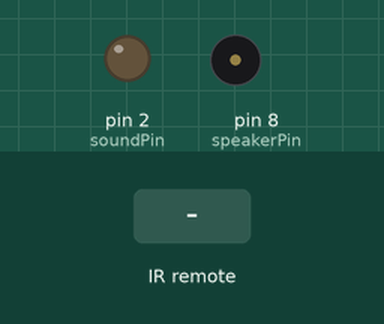
The sketch below on a simulated Arduino Uno, built with avr-gcc and run on an emulated ATmega328P. Parts: output pins drawn as LEDs (lit = HIGH), buzzer (waves = sounding). The inputs (shaded band) are chosen by the test bench. Random numbers use the default seed unless the sketch sets one.

Above: at 1.2 s.
1.3 s: infrared code 0xFFA857 received
At 2.7 s:
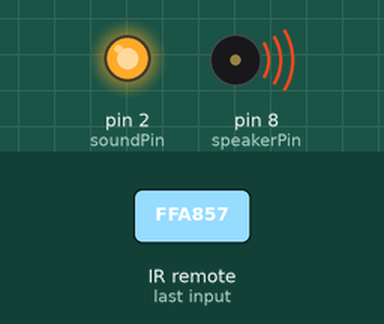
At 6.49 s:
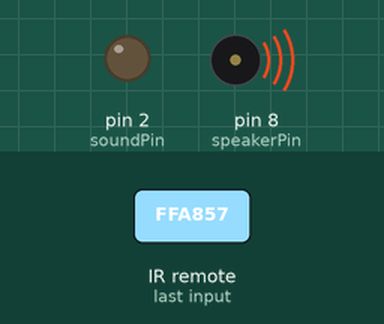
Timing chart, 0 to 8.0 s (numbered marks = the images above; inputs shaded):
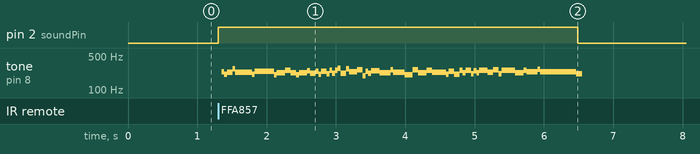

The sketch:

white_noise_generator.ino
```cpp
/*

white_noise_generator.ino

This arduino sketch generates white noise to be played on a speaker for 5s upon clicking the "+" button on the
infrared receiver controller and sends the sound ON/OFF state to another device.

@bartulem 2020

*/

#include <IRremote.h>
#define speakerPin 8
#define soundPin 2

boolean flag = true;
const int RECV_PIN = 7;
unsigned long key = 0;
int state = 0;

IRrecv irrecv(RECV_PIN);
decode_results results;

void setup(){
  Serial.begin(115200);
  pinMode(speakerPin, OUTPUT);
  pinMode(soundPin, OUTPUT);
  irrecv.enableIRIn();
  irrecv.blink13(true);
}

void loop(){
  if (irrecv.decode(&results)){
    key = results.value;
    // the "+" sign code is 0xFFA857
    if (key == 0xFFA857){
      state = 1;
    }
    irrecv.resume();
  }
  if (state == 1) {
    // a loop of length 1230 lasts five seconds
    for (int i=0; i<1230; i++){
      digitalWrite(speakerPin, HIGH);
      delayMicroseconds(random(1000, 3000));
      digitalWrite(speakerPin, LOW);
      delayMicroseconds(random(1000, 3000));
      digitalWrite(soundPin, HIGH);
    }
    state = 0;
  }
  digitalWrite(soundPin, LOW);
}
```

Measured:
- after the input at 1.3 s, pin 2 (soundPin): LOW → HIGH at once, → LOW 5.2 s later; tone on pin 8 (speakerPin): plays 239 Hz for 0.04 s, 213 Hz for 0.04 s, 233 Hz for 0.08 s, 274 Hz for 0.04 s, 234 Hz for 0.24 s, 212 Hz for 0.04 s … (59 notes in this stretch), starting after 0.05 s
